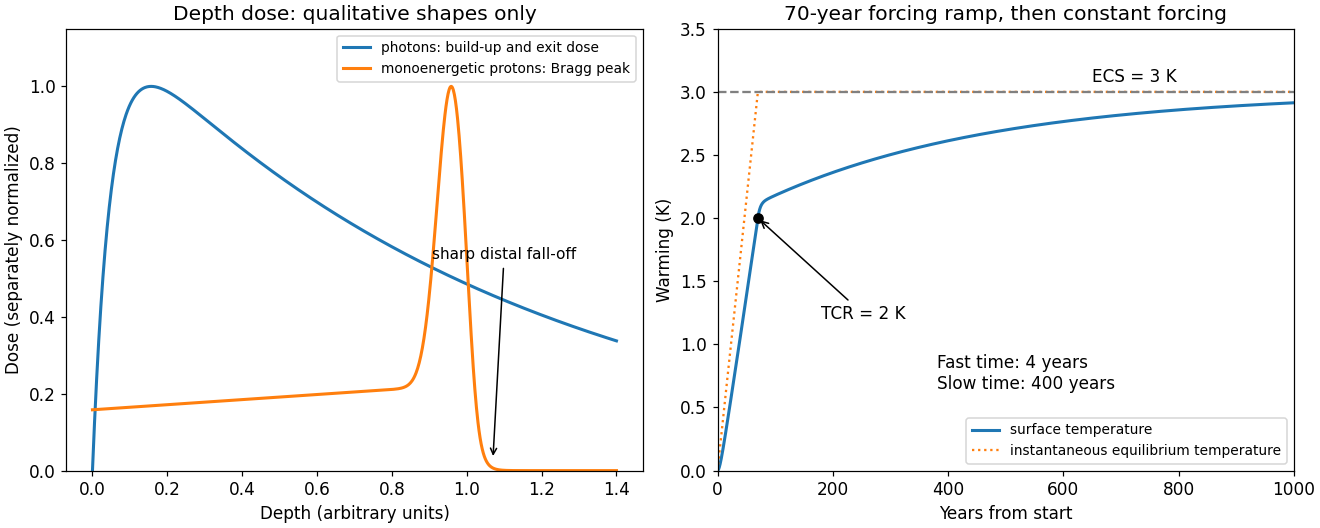

This chart was generated by the following Python code:
"""Illustrate qualitative depth dose and the specified climate model; Python 3.14."""
from pathlib import Path
import matplotlib
matplotlib.use('Agg')
import matplotlib.pyplot as plt
import numpy as np
plt.rcParams.update({'font.size':11,'figure.facecolor':'white','axes.facecolor':'white'})
fig,(a,b)=plt.subplots(1,2,figsize=(12,4.8),layout='constrained')
x=np.linspace(0,1.4,1000)
# These depth-dose profiles are illustrative shapes, not transport calculations.
ph=(1-np.exp(-x/.05))*np.exp(-x/1.1)
pr=(.24+.1*x+1.2*np.exp(-((x-.96)/.055)**2))/(1+np.exp((x-1.02)/.014))
a.plot(x,ph/ph.max(),label='photons: build-up and exit dose',lw=2)
a.plot(x,pr/pr.max(),label='monoenergetic protons: Bragg peak',lw=2)
a.set_title('Depth dose: qualitative shapes only');a.set_xlabel('Depth (arbitrary units)');a.set_ylabel('Dose (separately normalized)');a.legend(fontsize=9);a.set_ylim(0,1.15)
a.annotate('sharp distal fall-off',(1.07,.03),(1.1,.55),arrowprops={'arrowstyle':'->'},ha='center',fontsize=10)
b.set_title('70-year forcing ramp, then constant forcing')
t=np.linspace(0,1000,2001);u=np.minimum(t,70)
f1=4/70*(1-np.exp(-70/4));f2=400/70*(1-np.exp(-70/400));bs=(1/3-f1)/(f2-f1);bf=1-bs
response=3/70*(u-bf*4*(1-np.exp(-u/4))-bs*400*(1-np.exp(-u/400)))
late=t>70;z=t[late]-70
response[late]=3-3*bf*f1*np.exp(-z/4)-3*bs*f2*np.exp(-z/400)
b.plot(t,response,label='surface temperature',lw=2);b.plot(t,3*u/70,ls=':',label='instantaneous equilibrium temperature')
b.scatter([70],[2],color='black',zorder=4);b.annotate('TCR = 2 K',(70,2),(180,1.2),arrowprops={'arrowstyle':'->'})
b.axhline(3,color='0.5',ls='--');b.text(650,3.08,'ECS = 3 K')
b.set_xlabel('Years from start');b.set_ylabel('Warming (K)');b.set_ylim(0,3.5);b.set_xlim(0,1000);b.legend(loc='lower right',fontsize=9)
b.text(380,.65,'Fast time: 4 years\nSlow time: 400 years')
fig.savefig(Path.cwd()/Path(__file__).with_suffix('.png').name,dpi=110,facecolor='white')
